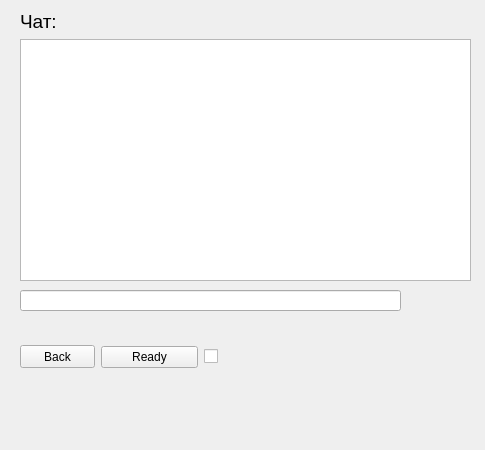
<?xml version="1.0" encoding="UTF-8"?>
<ui version="4.0">
 <class>room</class>
 <widget class="QWidget" name="room">
  <property name="geometry">
   <rect>
    <x>0</x>
    <y>0</y>
    <width>485</width>
    <height>450</height>
   </rect>
  </property>
  <property name="minimumSize">
   <size>
    <width>485</width>
    <height>450</height>
   </size>
  </property>
  <property name="windowTitle">
   <string>SeaWars</string>
  </property>
  <widget class="QLineEdit" name="lineEdit">
   <property name="geometry">
    <rect>
     <x>20</x>
     <y>290</y>
     <width>381</width>
     <height>21</height>
    </rect>
   </property>
  </widget>
  <widget class="QWidget" name="">
   <property name="geometry">
    <rect>
     <x>20</x>
     <y>330</y>
     <width>281</width>
     <height>54</height>
    </rect>
   </property>
   <layout class="QHBoxLayout" name="horizontalLayout_2">
    <item>
     <widget class="QPushButton" name="back_btn">
      <property name="maximumSize">
       <size>
        <width>75</width>
        <height>23</height>
       </size>
      </property>
      <property name="text">
       <string>Back</string>
      </property>
     </widget>
    </item>
    <item>
     <widget class="QPushButton" name="ready_btn">
      <property name="text">
       <string>Ready</string>
      </property>
     </widget>
    </item>
    <item>
     <widget class="QCheckBox" name="checkBox">
      <property name="text">
       <string/>
      </property>
     </widget>
    </item>
   </layout>
  </widget>
  <widget class="QWidget" name="">
   <property name="geometry">
    <rect>
     <x>20</x>
     <y>10</y>
     <width>451</width>
     <height>271</height>
    </rect>
   </property>
   <layout class="QVBoxLayout" name="verticalLayout_2">
    <item>
     <layout class="QHBoxLayout" name="horizontalLayout">
      <item>
       <widget class="QLabel" name="label">
        <property name="font">
         <font>
          <pointsize>14</pointsize>
         </font>
        </property>
        <property name="text">
         <string>Чат:</string>
        </property>
       </widget>
      </item>
      <item>
       <spacer name="horizontalSpacer">
        <property name="orientation">
         <enum>Qt::Horizontal</enum>
        </property>
        <property name="sizeHint" stdset="0">
         <size>
          <width>40</width>
          <height>20</height>
         </size>
        </property>
       </spacer>
      </item>
     </layout>
    </item>
    <item>
     <widget class="QTextBrowser" name="textBrowser"/>
    </item>
   </layout>
  </widget>
 </widget>
 <resources/>
 <connections>
  <connection>
   <sender>ready_btn</sender>
   <signal>clicked()</signal>
   <receiver>checkBox</receiver>
   <slot>click()</slot>
   <hints>
    <hint type="sourcelabel">
     <x>144</x>
     <y>366</y>
    </hint>
    <hint type="destinationlabel">
     <x>200</x>
     <y>373</y>
    </hint>
   </hints>
  </connection>
  <connection>
   <sender>lineEdit</sender>
   <signal>textEdited(QString)</signal>
   <receiver>textBrowser</receiver>
   <slot>paste()</slot>
   <hints>
    <hint type="sourcelabel">
     <x>127</x>
     <y>265</y>
    </hint>
    <hint type="destinationlabel">
     <x>119</x>
     <y>231</y>
    </hint>
   </hints>
  </connection>
 </connections>
</ui>
